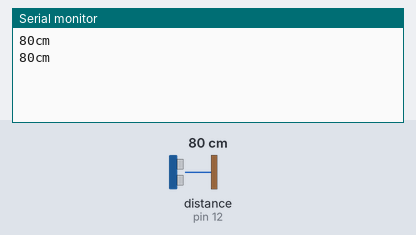
Bench run of a sketch on a simulated Arduino Uno, built with avr-gcc and run on an emulated ATmega328P. Shown: the last lines printed to the serial monitor. The inputs (shaded band) are chosen by the test bench; at power-on: distance to the obstacle (sensor on pin 12) 80 cm. The echo pulse lasts 58.3 µs per cm.

Above: at 2.2 s.
2.3 s: distance to the obstacle (sensor on pin 12) set to 2 cm
At 3.6 s:
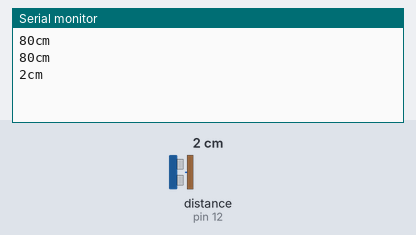
3.8 s: distance to the obstacle (sensor on pin 12) set to 4 cm
At 4.9 s:
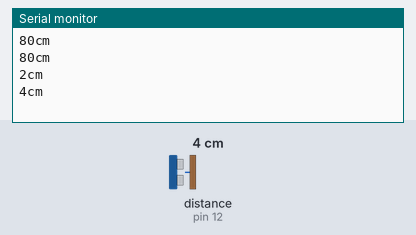
Timing chart, 0 to 6.8 s (numbered marks = the images above; inputs shaded):
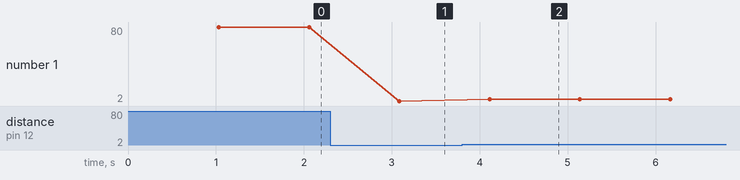

Measured:
- after the input at 2.3 s, the serial monitor: prints a new line after 0.79 s (image 1)
- after the input at 3.8 s, the serial monitor: prints a new line after 0.31 s (image 2)
- plotted number 1: 80 → 2 after the input at 2.3 s, 2 → 4 after the input at 3.8 s

The sketch:

Distance.ino
```cpp
#include "SR04.h"

const int TRIG_PIN = 12;
const int ECHO_PIN = 11;

SR04 ray = SR04(ECHO_PIN,TRIG_PIN);
long distance;

void setup() {
   Serial.begin(9600);//Initialization of Serial Port
   delay(1000);
}

void loop() {
   distance = ray.Distance();
   Serial.print(distance);
   Serial.println("cm");
   delay(1000);
}
```
